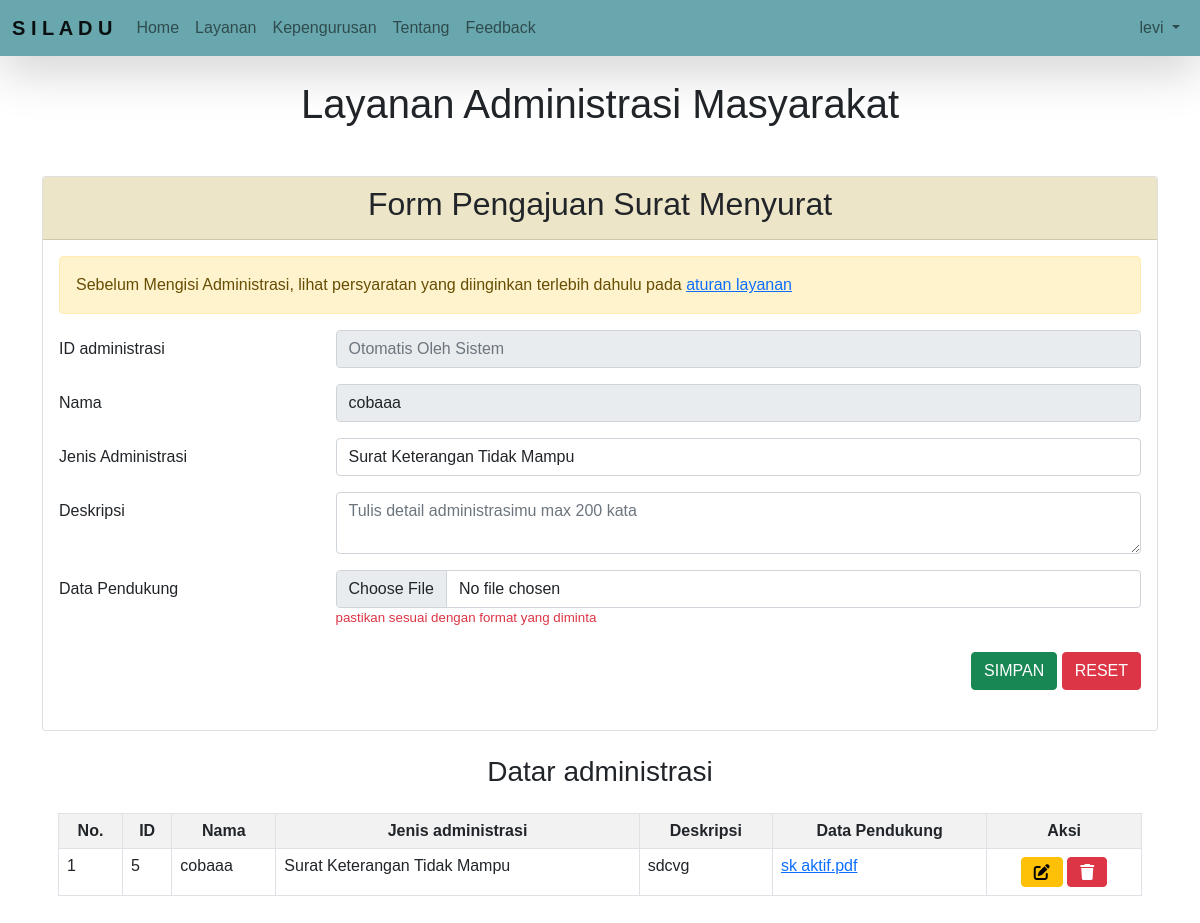
Page /pengguna/administrasi.php (signed in) on the committed database.
### tables this page shows
CREATE TABLE `user` (
  `username` varchar(20) NOT NULL,
  `password` varchar(255) NOT NULL,
  `nama` varchar(50) NOT NULL,
  `email` varchar(50) NOT NULL,
  `alamat` text NOT NULL,
  `tlp` varchar(15) NOT NULL,
  `level` enum('admin','petugas','warga') NOT NULL,
  `nip` varchar(18) NOT NULL
);

CREATE TABLE `administrasi` (
  `id` int(11) NOT NULL,
  `userId` varchar(16) NOT NULL,
  `nama` varchar(100) NOT NULL,
  `jenis` varchar(50) NOT NULL,
  `deskripsi` text NOT NULL,
  `data` varchar(100) NOT NULL,
  `tanggal` varchar(100) NOT NULL
);

### pengguna/administrasi.php (the view, shortened to what this page needs)
<?php
include "../koneksi.php";
?>
<!DOCTYPE html>
<html lang="en">
<head>
    <link rel="stylesheet" href="https://cdnjs.cloudflare.com/ajax/libs/font-awesome/6.1.1/css/all.min.css">
    <link rel="stylesheet" href="https://cdn.jsdelivr.net/npm/bootstrap@5.0.2/dist/css/bootstrap.min.css" rel="stylesheet">
</head>
<body>
    <nav class="navbar navbar-expand-lg navbar-light shadow-lg fixed-top" style="background-color: #68A7AD;">
        <div class="container-fluid">
            <a class="navbar-brand" href="../home.php">S I L A D U</a>
            <div class="collapse navbar-collapse" id="navbarText">
                <ul class="navbar-nav me-auto mb-2 mb-lg-0">
                    <li class="nav-item">
                        <a class="nav-link" aria-current="page" href="../home.php">Home</a>
                    </li>
                    <li class="nav-item layanan">
                        <a class="nav-link" href="#" aria-current="page">Layanan</a>
                    </li>
                    <li class="nav-item kepengurusan">
                        <a class="nav-link" aria-current="page" href="../petugas/kepengurusan/staff.php">Kepengurusan</a>
                    </li>
                    <li class="nav-item about">
                        <a class="nav-link" href="../home.php#tentang">Tentang</a>
                    </li>
                    <li class="nav-item feedback">
                        <a class="nav-link" href="../pengguna/feedback.php">Feedback</a>
                    </li>
                </ul>
                <span class="navbar-profile">
                    <ul class="navbar-nav me-auto mb-2 mb-lg-0">
                        <li class="nav-item dropdown">
                            <a class="nav-link dropdown-toggle" href="#" id="navbarDropdownMenuLink" role="button" data-bs-toggle="dropdown" aria-expanded="false">
                                <?php $username = $_SESSION['username'];
                                echo "$username"; ?>
                            </a>
                        </li>
                    </ul>
                </span>
            </div>
        </div>
    </nav>
    <h1> Layanan Administrasi Masyarakat</h1>
    <div class="container-fluid administrasi">
        <div class="card-wrap mt-5">
            <div class="card administrasi-form">
                <div class="card-header form-peng">
                    <h2 class="card-title text-center">Form Pengajuan Surat Menyurat</h2>
                </div>
                <div class="card-body">
                    <div class="alert alert-warning" role="alert">
                        Sebelum Mengisi Administrasi, lihat persyaratan yang diinginkan terlebih dahulu pada <a href="../petugas/aturan_layanan.php">aturan layanan</a>
                    </div>
                    <form action="" method="POST" enctype="multipart/form-data">
                        <?php
                        $a = mysqli_query($koneksi, "select * from user where username='$_SESSION[username]'");
                        $tampil = mysqli_fetch_array($a);
                        ?>
                        <div class="mb-3 row">
                            <label for="disabledTextInput" class="col-sm-3 col-form-label text-start">ID administrasi</label>
                            <div class="col-sm-9 ">
                                <input type="text" class="form-control" name="id" value="<?= $data['id'] ?>" placeholder="Otomatis Oleh Sistem" disabled>
                            </div>
                        </div>
                        <div class="mb-3 row">
                            <label class="col-sm-3 col-form-label text-start">Nama</label>
                            <div class="col-sm-9 ">
                                <input type="text" class="form-control" name="username" value="<?= $tampil['nama'] ?>" disabled>
                            </div>
                        </div>
                        <div class="mb-3 row">
                            <label class="col-sm-3 col-form-label text-start">Jenis Administrasi</label>
                            <div class="col-sm-9">
                                <select name="jenis" class="form-control">
                                    <?php
                                    include "../koneksi.php";
                                    $a = "SELECT * FROM layanan WHERE jenis = 'administrasi'";
                                    $b = mysqli_query($koneksi, $a);
                                    while ($c = $b->fetch_array()) { ?>
                                        <option value="<?php echo $c['spesifikasi'] ?>">
                                            <?php echo $c['spesifikasi']; ?>
                                        </option>
                                    <?php } ?>
                                </select>
                            </div>
                        </div>
                        <div class="mb-3 row">
                            <label class="col-sm-3 col-form-label text-start">Deskripsi</label>
                            <div class="col-sm-9">
                                <textarea class="form-control" name="deskripsi" value="<?= @$vdesk ?>" placeholder="Tulis detail administrasimu max 200 kata"><?= $vdesk ?></textarea>
                            </div>
                        </div>
                        <div class="mb-3 row">
                            <label for="formFileMultiple" class="col-sm-3 col-form-label text-start">Data Pendukung</label>
                            <div class="col-sm-9">
                                <input class="form-control" type="file" name="data" value="<?= @$vdata ?>" id="formFileMultiple" accept="application/pdf">
                                <label class="text-danger" style="font-size:smaller">pastikan sesuai dengan format yang diminta</label>
                            </div>
                        </div>
                        <div class="button-align text-end">
                            <button type="submit" name="simpan" class="btn btn-success">SIMPAN</button>
                            <button type="reset" name="reset" class="btn btn-danger">RESET</button>
                        </div>
                    </form>
                </div>
            </div>
        </div>
        <div class="card-wrap mt-4">
            <h3 class="card-title text-center">Datar administrasi</h3>
            <div class="card-body">
                <table class="table table-bordered table-striped">
                    <tr class="text-center">
                        <th>No.</th>
                        <th scope="col">ID</th>
                        <th scope="col">Nama</th>
                        <th scope="col">Jenis administrasi</th>
                        <th scope="col">Deskripsi</th>
                        <th scope="col">Data Pendukung</th>
                        <th scope="col">Aksi</th>
                    </tr>
                    <?php
                    $no = 1;
                    if ($_SESSION['level'] == "petugas") {
                        $a = mysqli_query($koneksi, "SELECT * FROM administrasi");
                    } elseif ($_SESSION['level'] == "warga") {
                        $a = mysqli_query($koneksi, "SELECT * FROM administrasi where userId='$_SESSION[username]'");
                    }
                    while ($tampil = mysqli_fetch_array($a)) : ?>
                        <tr>
                            <?php
                                $isOwner = $tampil['userId'] == $username = $_SESSION['username'];
                            ?>
                            <td><?= $no++ ?></td>
                            <td><?= $tampil['id'] ?></td>
                            <td><?= $tampil['nama'] ?></td>
                            <td><?= $tampil['jenis'] ?></td>
                            <td><?= $tampil['deskripsi'] ?></td>
                            <td><a href="downloadfile.php?adm=<?= $tampil['data']; ?>"><?php echo $tampil['data']; ?></a></td>
                            <?php if ($_SESSION['level'] == "warga" || $_SESSION['level'] == "petugas") { ?>
                                <td class="text-center">
                                    <?php if ($isOwner) { ?>
                                        <a href="administrasi.php?hal=edit&id=<?= $tampil['id'] ?>" class="btn btn-warning"><i class="fa-solid fa-pen-to-square"></i></a>
                                    <?php } ?>
                                    <a href="administrasi.php?hal=hapus&id=<?= $tampil['id'] ?>" onclick="return confirm('Apakah yakin ingin menghapus data ini?')" class="btn btn-danger"><i class="fa-solid fa-trash"></i></a>
                                </td>
                            <?php } ?>
                        </tr>
                    <?php endwhile; ?>
                </table>
            </div>
        </div>
    </div>
    <br><br><br>
</body>
</html>

### pengguna/administrasi.php (style rules this page uses)
h1 { margin-top: 80px; text-align: center; }
body { font-family: 'Poppins', sans-serif; }
button { background-color: #2d2d44; color: white; padding: 14px 20px; margin: 8px 0; border: none; border-radius: 5px; cursor: pointer; }
.navbar-brand { font-weight: bold; color: #cdc2ae; }
.administrasi { width: 95%; }
.form-peng { background-color: #ECE5C7; }

### rows in the picture
user: username "cobaaa"
administrasi: id "5", nama "cobaaa", jenis "Surat Keterangan Tidak Mampu", deskripsi "sdcvg", data "sk aktif.pdf"

### other values in the picture
$username "levi"
form field jenis "Surat Keterangan Tidak Mampu"
